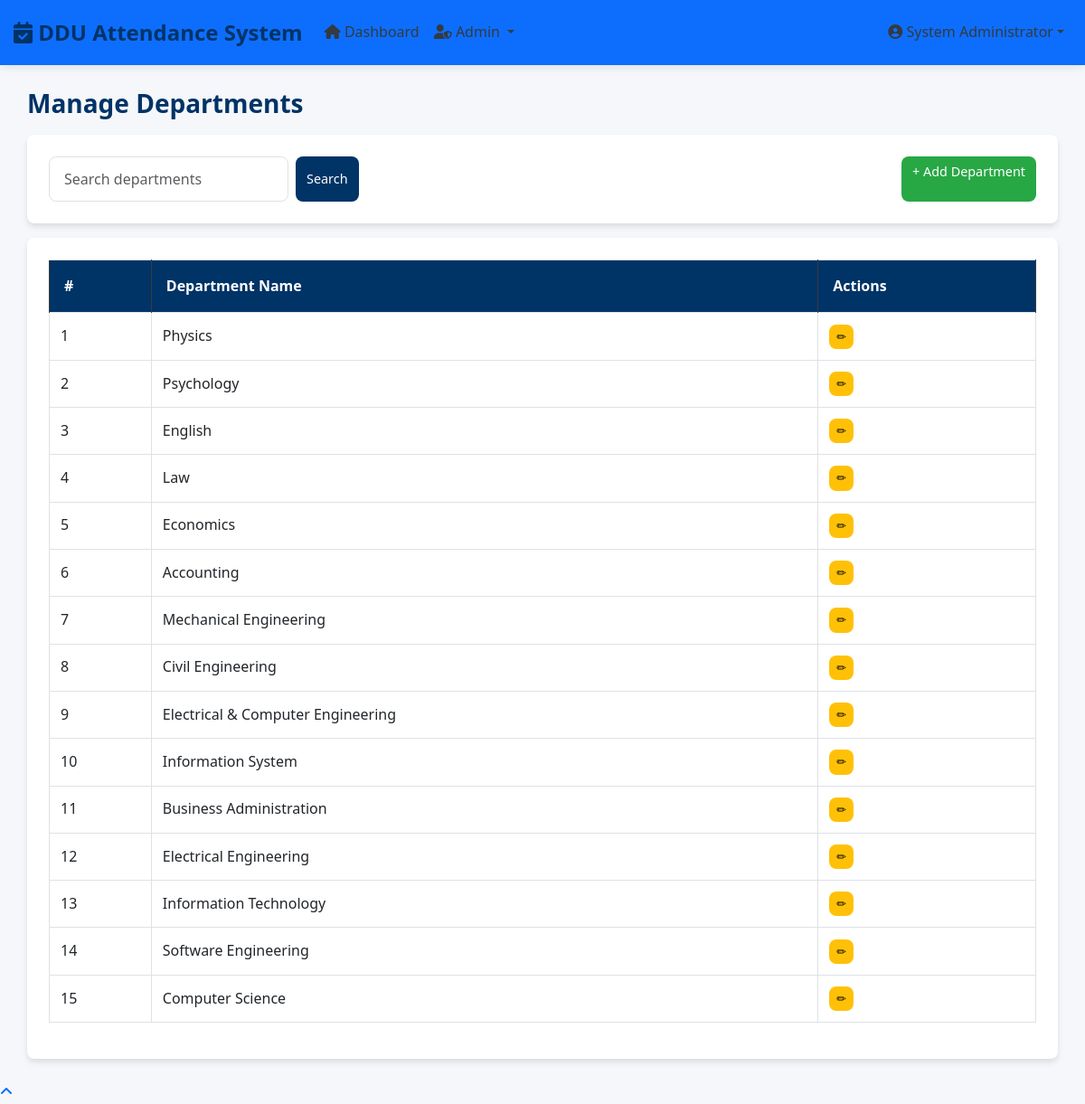
Page /admin/manage_departments.php (signed in) on the committed database.
### tables this page shows
CREATE TABLE `departments` (
  `department_id` int(11) NOT NULL,
  `department_code` varchar(20) NOT NULL,
  `department_name` varchar(100) NOT NULL,
  `faculty` varchar(100) DEFAULT NULL,
  `description` text,
  `created_at` timestamp NOT NULL DEFAULT CURRENT_TIMESTAMP,
  `department_head_id` int(11) DEFAULT NULL
);

### admin/manage_departments.php (the view, shortened to what this page needs)
<?php
require_once '../includes/db_connect.php';
$search = $_GET['search'] ?? '';
$where = "WHERE 1=1";
$sql = "
SELECT
    department_id,
    department_name
FROM departments
$where
ORDER BY department_id DESC
";
$departments = $conn->query($sql);
include '../includes/header.php';
?>
<div class="container-fluid">
<h3 class="mt-4">Manage Departments</h3>
<div class="card mb-3">
<div class="card-body d-flex justify-content-between">
<form class="d-flex" method="GET">
<input class="form-control me-2"
       name="search"
       placeholder="Search departments"
       value="<?= htmlspecialchars($search) ?>">
<button class="btn btn-primary">Search</button>
</form>
<a href="add_department.php" class="btn btn-success">+ Add Department</a>
</div>
</div>
<div class="card">
<div class="card-body table-responsive">
<table class="table table-bordered">
<thead class="table-dark">
<tr>
<th>#</th>
<th>Department Name</th>
<th>Actions</th>
</tr>
</thead>
<tbody>
<?php if ($departments->num_rows > 0): ?>
<?php $i = 1; while ($row = $departments->fetch_assoc()): ?>
<tr>
<td><?= $i++ ?></td>
<td><?= htmlspecialchars($row['department_name']) ?></td>
<td>
<button class="btn btn-warning btn-sm"
onclick="editDepartment(<?= $row['department_id'] ?>)">✏</button>
</td>
</tr>
<?php endwhile; ?>
<?php else: ?>
<tr>
<td colspan="3" class="text-center">No departments found</td>
</tr>
<?php endif; ?>
</tbody>
</table>
</div>
</div>
</div>
<?php include '../includes/footer.php'; ?>

### assets/css/style.css (style rules this page uses)
:root { --primary-color: #003366; --secondary-color: #FFD700; --success-color: #28a745; --danger-color: #dc3545; --warning-color: #ffc107; --info-color: #17a2b8; --light-color: #f8f9fa; --dark-color: #343a40; --gray-color: #6c757d; --border-radius: 8px; --box-shadow: 0 4px 6px rgba(0, 0, 0, 0.1); --transition: all 0.3s ease; }
* { margin: 0; padding: 0; box-sizing: border-box; }
body { font-family: 'Segoe UI', Tahoma, Geneva, Verdana, sans-serif; line-height: 1.6; color: var(--dark-color); background-color: #f5f7fa; }
.container-fluid { padding-left: 15px; padding-right: 15px; }
h1, h2, h3, h4, h5, h6 { font-weight: 600; line-height: 1.3; margin-bottom: 1rem; color: var(--primary-color); }
h3 { font-size: 1.75rem; }
.btn { border-radius: var(--border-radius); padding: 0.5rem 1.5rem; font-weight: 500; transition: var(--transition); border: none; cursor: pointer; }
.btn-primary { background-color: var(--primary-color); border-color: var(--primary-color); }
.btn-success { background-color: var(--success-color); border-color: var(--success-color); }
.card { border: none; border-radius: var(--border-radius); box-shadow: var(--box-shadow); transition: var(--transition); background: white; margin-bottom: 1.5rem; }
.card-body { padding: 1.5rem; }
.form-control, .form-select { border-radius: var(--border-radius); border: 1px solid #dee2e6; padding: 0.75rem 1rem; transition: var(--transition); }
.table { width: 100%; margin-bottom: 1rem; color: var(--dark-color); }
.table thead th { background-color: var(--primary-color); color: white; border-bottom: none; font-weight: 600; padding: 1rem; }
.table td, .table th { padding: 0.75rem; vertical-align: middle; border-top: 1px solid #dee2e6; }
.card { transition: transform 0.2s; }
.table th { background-color: #f8f9fa; border-bottom: 2px solid #dee2e6; }
.btn { padding: 0.375rem 0.75rem; font-size: 0.9rem; }
.btn-sm { padding: 0.25rem 0.5rem; font-size: 0.8rem; }

### rows in the picture
departments: department_name "Physics"
departments: department_name "Psychology"
departments: department_name "English"
departments: department_name "Law"
departments: department_name "Economics"
departments: department_name "Accounting"
departments: department_name "Mechanical Engineering"
departments: department_name "Civil Engineering"
departments: department_name "Electrical & Computer Engineering"
departments: department_name "Information System"
departments: department_name "Business Administration"
departments: department_name "Electrical Engineering"
departments: department_name "Information Technology"
departments: department_name "Software Engineering"
departments: department_name "Computer Science"

### other values in the picture
$full_name "System Administrator"
